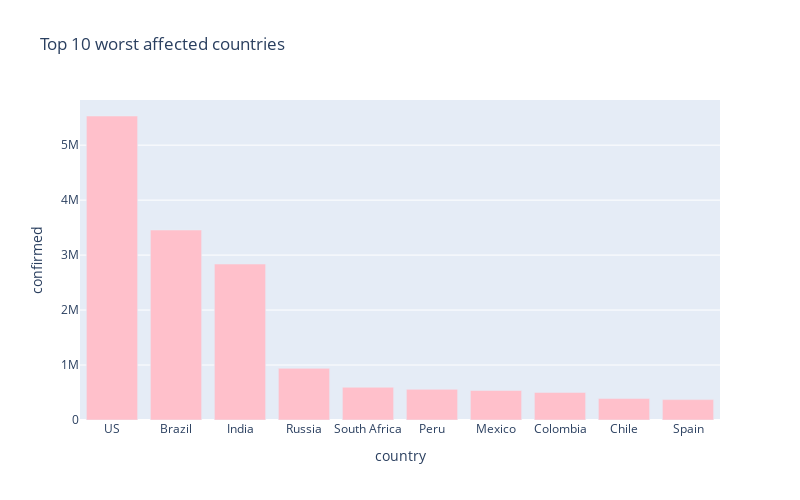

Here is the notebook cell this chart was saved with:
### Markdown cell above
# 10 worst hit countries - Confirmed cases

### Code cell
px.bar(
    sorted_country_df.head(10),
    x = "country",
    y = "confirmed",
    title= "Top 10 worst affected countries", # the axis names
    color_discrete_sequence=["pink"], 
    height=500,
    width=800
)

### Figure 1 — Plotly figure (JSON) as saved in the notebook; plotly's stock layout.template omitted (floating-point values rounded to 4 significant figures)
{"data": [{"alignmentgroup": "True", "hovertemplate": "country=%{x}<br>confirmed=%{y}<extra></extra>", "legendgroup": "", "marker": {"color": "pink"}, "name": "", "offsetgroup": "", "orientation": "v", "showlegend": false, "textposition": "auto", "type": "bar", "x": ["US", "Brazil", "India", "Russia", "South Africa", "Peru", "Mexico", "Colombia", "Chile", "Spain"], "xaxis": "x", "y": [5530655, 3456652, 2836925, 939833, 596060, 558420, 537031, 502178, 390037, 370867], "yaxis": "y"}], "layout": {"barmode": "relative", "height": 500, "legend": {"tracegroupgap": 0}, "title": {"text": "Top 10 worst affected countries"}, "width": 800, "xaxis": {"anchor": "y", "domain": [0, 1], "title": {"text": "country"}}, "yaxis": {"anchor": "x", "domain": [0, 1], "title": {"text": "confirmed"}}}}
